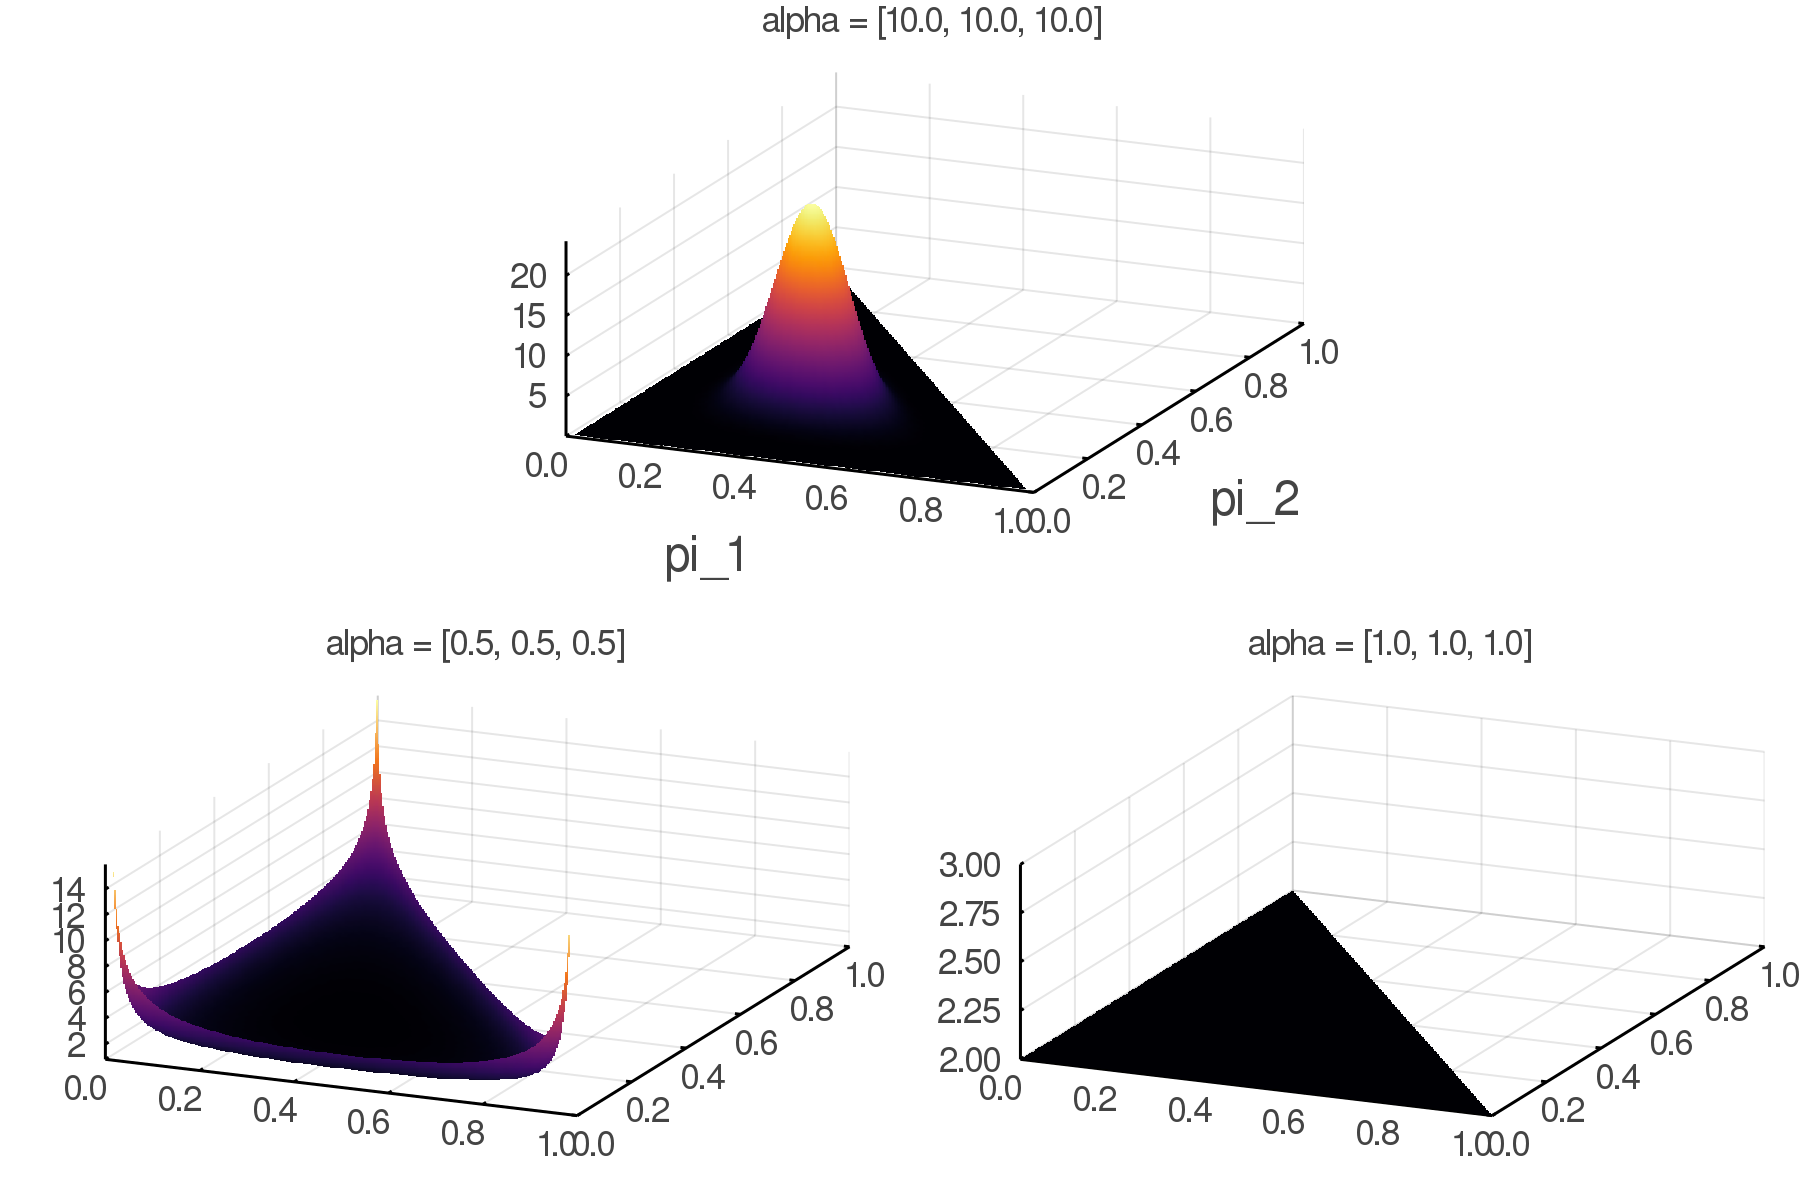

The Julia source for this figure:
# Dirichlet distribution
using Plots
using Plots.PlotMeasures
using LaTeXStrings
using SpecialFunctions


function Dir(π_arr, α_arr)
  CD = gamma(sum(α_arr))/prod(gamma.(α_arr))
  return CD * prod(π_arr .^ (α.- 1))
end

function get_surfacedata(α_arr, N)
  surf = zeros(N, N)
  π1_grid = range(0,1,length=N)
  π2_grid = range(0,1,length=N)
  for (i,π1) in enumerate(π1_grid)
    for (j,π2) in enumerate(π2_grid)
      π3 = 1 - (π1 + π2)
      if π3 >= 0
        val = Dir([π1,π2,π3], α_arr)
        surf[i,j] = val
      end
    end
  end
  return surf
end

l = @layout [a; b c]
fs =8
margin = 40mm

N=100
### case 1 ###
α = [10.0,10.0,10.0]
surfdata = get_surfacedata(α, N)
surfdata[surfdata .==0] .= NaN
a = plot(range(0,1,length=N), range(0,1,length=N), surfdata,
    xlabel="pi_1",ylabel="pi_2",
    title="alpha = [10.0, 10.0, 10.0]",
    titlefont=fs, legend=:none, 
    left_margin= margin, right_margin= margin,
    st=:surface, camera=(30,60))
  
### case 2 ###
α = [0.5, 0.5, 0.5]
surfdata = get_surfacedata(α, N)
surfdata[surfdata .==0] .= NaN
b = plot(range(0,1,length=N), range(0,1,length=N), surfdata,
    title="alpha = [0.5, 0.5, 0.5]",
    titlefont=fs, legend=:none,
    st=:surface, camera=(30,60))
  
### case 3 ###
α = [1.0, 1.0, 1.0]
surfdata = get_surfacedata(α, N)
surfdata[surfdata .==0] .= NaN
c = plot(range(0,1,length=N), range(0,1,length=N), surfdata,
    title="alpha = [1.0, 1.0, 1.0]",
    titlefont=fs, legend=:none,
    st=:surface, camera=(30,60))
  
plot(a,b,c, layout=l, dpi=300)
savefig("fig_2_8.png")
